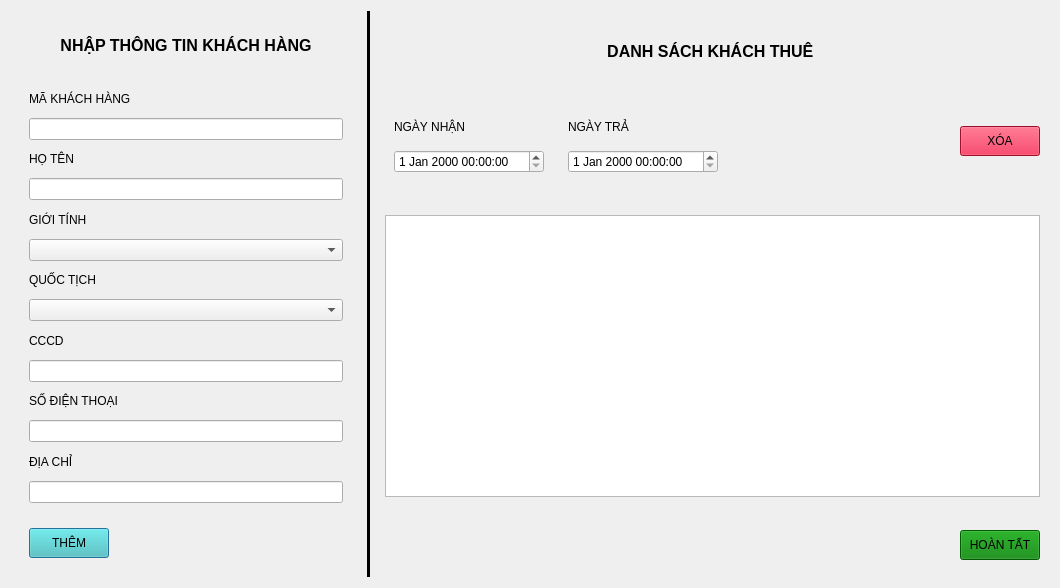
<?xml version="1.0" encoding="UTF-8"?>
<ui version="4.0">
 <class>Dialog</class>
 <widget class="QDialog" name="Dialog">
  <property name="geometry">
   <rect>
    <x>0</x>
    <y>0</y>
    <width>1060</width>
    <height>588</height>
   </rect>
  </property>
  <property name="windowTitle">
   <string>Dialog</string>
  </property>
  <layout class="QHBoxLayout" name="horizontalLayout">
   <item>
    <widget class="QWidget" name="widget" native="true">
     <property name="maximumSize">
      <size>
       <width>350</width>
       <height>16777215</height>
      </size>
     </property>
     <layout class="QVBoxLayout" name="verticalLayout">
      <item>
       <widget class="QWidget" name="widget_3" native="true">
        <property name="maximumSize">
         <size>
          <width>16777215</width>
          <height>50</height>
         </size>
        </property>
        <layout class="QGridLayout" name="gridLayout">
         <property name="leftMargin">
          <number>0</number>
         </property>
         <property name="topMargin">
          <number>0</number>
         </property>
         <property name="rightMargin">
          <number>0</number>
         </property>
         <property name="bottomMargin">
          <number>0</number>
         </property>
         <property name="spacing">
          <number>0</number>
         </property>
         <item row="0" column="0">
          <widget class="QLabel" name="label">
           <property name="font">
            <font>
             <pointsize>12</pointsize>
             <weight>75</weight>
             <bold>true</bold>
            </font>
           </property>
           <property name="text">
            <string>NHẬP THÔNG TIN KHÁCH HÀNG</string>
           </property>
           <property name="alignment">
            <set>Qt::AlignCenter</set>
           </property>
          </widget>
         </item>
        </layout>
       </widget>
      </item>
      <item>
       <widget class="QWidget" name="widget_4" native="true">
        <layout class="QVBoxLayout" name="verticalLayout_2">
         <item>
          <widget class="QLabel" name="label_2">
           <property name="text">
            <string>MÃ KHÁCH HÀNG</string>
           </property>
          </widget>
         </item>
         <item>
          <widget class="QLineEdit" name="makh_input"/>
         </item>
         <item>
          <widget class="QLabel" name="label_10">
           <property name="text">
            <string>HỌ TÊN</string>
           </property>
          </widget>
         </item>
         <item>
          <widget class="QLineEdit" name="hoten_input"/>
         </item>
         <item>
          <widget class="QLabel" name="label_3">
           <property name="text">
            <string>GIỚI TÍNH</string>
           </property>
          </widget>
         </item>
         <item>
          <widget class="QComboBox" name="gioitinh_combobox"/>
         </item>
         <item>
          <widget class="QLabel" name="label_8">
           <property name="text">
            <string>QUỐC TỊCH</string>
           </property>
          </widget>
         </item>
         <item>
          <widget class="QComboBox" name="quoctich_combobox"/>
         </item>
         <item>
          <widget class="QLabel" name="label_4">
           <property name="text">
            <string>CCCD</string>
           </property>
          </widget>
         </item>
         <item>
          <widget class="QLineEdit" name="cccd_input"/>
         </item>
         <item>
          <widget class="QLabel" name="label_9">
           <property name="text">
            <string>SỐ ĐIỆN THOẠI</string>
           </property>
          </widget>
         </item>
         <item>
          <widget class="QLineEdit" name="sdt_input"/>
         </item>
         <item>
          <widget class="QLabel" name="label_5">
           <property name="text">
            <string>ĐỊA CHỈ</string>
           </property>
          </widget>
         </item>
         <item>
          <widget class="QLineEdit" name="diachi_input"/>
         </item>
        </layout>
       </widget>
      </item>
      <item>
       <widget class="QWidget" name="widget_5" native="true">
        <property name="maximumSize">
         <size>
          <width>16777215</width>
          <height>50</height>
         </size>
        </property>
        <layout class="QHBoxLayout" name="horizontalLayout_4">
         <item>
          <widget class="QPushButton" name="add_btn">
           <property name="minimumSize">
            <size>
             <width>0</width>
             <height>30</height>
            </size>
           </property>
           <property name="styleSheet">
            <string notr="true">background-color:#44c5c0
</string>
           </property>
           <property name="text">
            <string>THÊM</string>
           </property>
          </widget>
         </item>
         <item>
          <spacer name="horizontalSpacer_3">
           <property name="orientation">
            <enum>Qt::Horizontal</enum>
           </property>
           <property name="sizeHint" stdset="0">
            <size>
             <width>40</width>
             <height>20</height>
            </size>
           </property>
          </spacer>
         </item>
        </layout>
       </widget>
      </item>
     </layout>
    </widget>
   </item>
   <item>
    <widget class="QFrame" name="frame">
     <property name="maximumSize">
      <size>
       <width>3</width>
       <height>16777215</height>
      </size>
     </property>
     <property name="styleSheet">
      <string notr="true">QFrame {
    background-color: #000000;  /* Màu đen */
    max-width: 1px;             /* Chiều rộng tối đa nếu là VLine */
    min-width: 1px;
}
</string>
     </property>
     <property name="frameShape">
      <enum>QFrame::StyledPanel</enum>
     </property>
     <property name="frameShadow">
      <enum>QFrame::Raised</enum>
     </property>
     <layout class="QGridLayout" name="gridLayout_2">
      <property name="leftMargin">
       <number>0</number>
      </property>
      <property name="topMargin">
       <number>0</number>
      </property>
      <property name="rightMargin">
       <number>0</number>
      </property>
      <property name="bottomMargin">
       <number>0</number>
      </property>
      <property name="spacing">
       <number>0</number>
      </property>
      <item row="0" column="0">
       <widget class="Line" name="line">
        <property name="font">
         <font>
          <pointsize>14</pointsize>
          <weight>75</weight>
          <bold>true</bold>
         </font>
        </property>
        <property name="orientation">
         <enum>Qt::Vertical</enum>
        </property>
       </widget>
      </item>
     </layout>
    </widget>
   </item>
   <item>
    <widget class="QWidget" name="widget_2" native="true">
     <layout class="QVBoxLayout" name="verticalLayout_3">
      <property name="spacing">
       <number>0</number>
      </property>
      <property name="leftMargin">
       <number>0</number>
      </property>
      <property name="topMargin">
       <number>0</number>
      </property>
      <property name="rightMargin">
       <number>0</number>
      </property>
      <property name="bottomMargin">
       <number>0</number>
      </property>
      <item>
       <widget class="QWidget" name="widget_6" native="true">
        <property name="maximumSize">
         <size>
          <width>16777215</width>
          <height>50</height>
         </size>
        </property>
        <layout class="QGridLayout" name="gridLayout_3">
         <property name="leftMargin">
          <number>0</number>
         </property>
         <property name="topMargin">
          <number>0</number>
         </property>
         <property name="rightMargin">
          <number>0</number>
         </property>
         <property name="bottomMargin">
          <number>0</number>
         </property>
         <property name="spacing">
          <number>0</number>
         </property>
         <item row="0" column="0">
          <widget class="QLabel" name="label_11">
           <property name="maximumSize">
            <size>
             <width>16777215</width>
             <height>500</height>
            </size>
           </property>
           <property name="font">
            <font>
             <pointsize>12</pointsize>
             <weight>75</weight>
             <bold>true</bold>
            </font>
           </property>
           <property name="text">
            <string>DANH SÁCH KHÁCH THUÊ </string>
           </property>
           <property name="alignment">
            <set>Qt::AlignCenter</set>
           </property>
          </widget>
         </item>
        </layout>
       </widget>
      </item>
      <item>
       <widget class="QWidget" name="widget_7" native="true">
        <property name="maximumSize">
         <size>
          <width>99999</width>
          <height>100</height>
         </size>
        </property>
        <layout class="QHBoxLayout" name="horizontalLayout_2">
         <item>
          <widget class="QWidget" name="widget_10" native="true">
           <layout class="QVBoxLayout" name="verticalLayout_4">
            <item>
             <widget class="QLabel" name="label_12">
              <property name="text">
               <string>NGÀY NHẬN </string>
              </property>
             </widget>
            </item>
            <item>
             <widget class="QDateTimeEdit" name="ngaynhan_datetime">
              <property name="minimumSize">
               <size>
                <width>150</width>
                <height>0</height>
               </size>
              </property>
             </widget>
            </item>
           </layout>
          </widget>
         </item>
         <item>
          <widget class="QWidget" name="widget_11" native="true">
           <layout class="QVBoxLayout" name="verticalLayout_5">
            <item>
             <widget class="QLabel" name="label_13">
              <property name="text">
               <string>NGÀY TRẢ</string>
              </property>
             </widget>
            </item>
            <item>
             <widget class="QDateTimeEdit" name="ngaytra_datetime">
              <property name="minimumSize">
               <size>
                <width>150</width>
                <height>0</height>
               </size>
              </property>
              <property name="maximumSize">
               <size>
                <width>150</width>
                <height>16777215</height>
               </size>
              </property>
             </widget>
            </item>
           </layout>
          </widget>
         </item>
         <item>
          <spacer name="horizontalSpacer">
           <property name="orientation">
            <enum>Qt::Horizontal</enum>
           </property>
           <property name="sizeHint" stdset="0">
            <size>
             <width>40</width>
             <height>20</height>
            </size>
           </property>
          </spacer>
         </item>
         <item>
          <widget class="QPushButton" name="delete_btn">
           <property name="minimumSize">
            <size>
             <width>0</width>
             <height>30</height>
            </size>
           </property>
           <property name="maximumSize">
            <size>
             <width>100</width>
             <height>16777215</height>
            </size>
           </property>
           <property name="styleSheet">
            <string notr="true">background-color:#dd133b</string>
           </property>
           <property name="text">
            <string>XÓA</string>
           </property>
          </widget>
         </item>
        </layout>
       </widget>
      </item>
      <item>
       <widget class="QWidget" name="widget_8" native="true">
        <property name="maximumSize">
         <size>
          <width>16777215</width>
          <height>300</height>
         </size>
        </property>
        <layout class="QGridLayout" name="gridLayout_5">
         <item row="0" column="0">
          <widget class="QTableView" name="danhsachkhachthue_tableview"/>
         </item>
        </layout>
       </widget>
      </item>
      <item>
       <widget class="QWidget" name="widget_9" native="true">
        <property name="maximumSize">
         <size>
          <width>16777215</width>
          <height>40</height>
         </size>
        </property>
        <layout class="QHBoxLayout" name="horizontalLayout_3">
         <item>
          <spacer name="horizontalSpacer_2">
           <property name="orientation">
            <enum>Qt::Horizontal</enum>
           </property>
           <property name="sizeHint" stdset="0">
            <size>
             <width>40</width>
             <height>20</height>
            </size>
           </property>
          </spacer>
         </item>
         <item>
          <widget class="QPushButton" name="agree_btn">
           <property name="minimumSize">
            <size>
             <width>0</width>
             <height>30</height>
            </size>
           </property>
           <property name="maximumSize">
            <size>
             <width>16777215</width>
             <height>100</height>
            </size>
           </property>
           <property name="styleSheet">
            <string notr="true">background-color:green
</string>
           </property>
           <property name="text">
            <string>HOÀN TẤT</string>
           </property>
          </widget>
         </item>
        </layout>
       </widget>
      </item>
     </layout>
    </widget>
   </item>
  </layout>
 </widget>
 <resources/>
 <connections/>
</ui>
